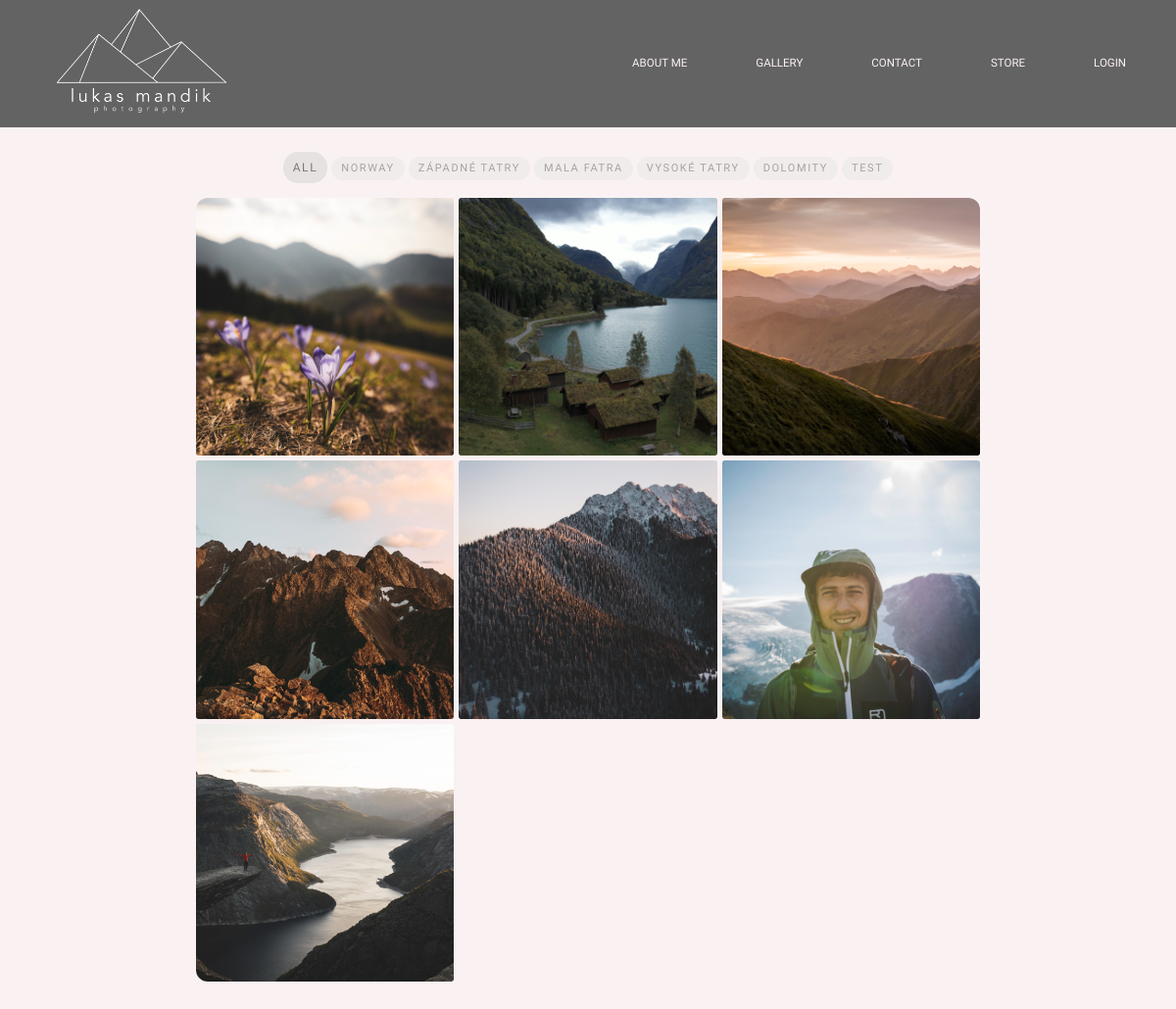
The page /gallery on the database its author committed.
### photos_web/models.py (models this page shows, shortened)
class Category(models.Model):
    name = models.CharField(max_length=200, unique=True, db_index=True)
    slug = models.SlugField(max_length=200, unique=True)
    class Meta:
        verbose_name_plural = 'categories'
    def __str__(self):
        return self.name

class Photo(models.Model):
    name = models.CharField(max_length=200)
    slug = models.SlugField(max_length=200)
    image = models.ImageField(blank=True, null=True,)
    category = models.ForeignKey(Category, on_delete=models.SET_NULL, null=True, blank=True)
    png_image = models.ImageField(blank=True, null=True)
    image_name = models.CharField(max_length=200, blank=True, null=True,)
    file_name = models.CharField(max_length=200, blank=True, null=True,)
    description = models.TextField()
    timestamp = models.DateTimeField(blank=True, null=True)
    device = models.CharField(max_length=200, blank=True, null=True)
    width = models.IntegerField(blank=True, null=True)
    height = models.IntegerField(blank=True, null=True)
    gps_coordinates = models.CharField(max_length=100, blank=True, null=True)
    meta_data = models.TextField(blank=True, null=True)
    image_mode = models.CharField(max_length=10, blank=True, null=True)
    image_size = models.CharField(max_length=100, blank=True, null=True)
    bands = models.CharField(max_length=100, blank=True, null=True)
    mean = models.CharField(max_length=100, blank=True, null=True)
    median = models.CharField(max_length=100, blank=True, null=True)
    std_dev = models.CharField(max_length=100, blank=True, null=True)
    brightness = models.CharField(max_length=100, blank=True, null=True)
    likes = models.IntegerField(null=True)
    user_likes = models.ManyToManyField(User, related_name='liked_photos', blank=True, default=0)
    created_at = models.DateTimeField(auto_now_add=True)
    updated_at = models.DateTimeField(auto_now=True)
    def get_absolute_url(self):
        return reverse('photos_web:view_photo', args=[self.slug])

### photos_web/views.py (the view)
# urls.py: path('gallery', views.gallery, name='gallery'),
def gallery(request):
    category_name = request.GET.get('category', '')
    categories = Category.objects.all()
    if category_name:
        photos = Photo.objects.filter(category__name=category_name).order_by('-id')
    else:
        photos = Photo.objects.all().order_by('-id')
    context = {
        'categories': categories,
        'photos': photos,
        'selected_category': category_name,
    }
    return render(request, 'photos/gallery.html', context)

### photos_web/templates/photos/gallery.html (shortened to what this page needs)
{% extends 'base.html' %}
{% load static %}
{% block content %}
    <div class="container">
        <div class="categories">
            <ul>
                <div class="categories_item">
                    <li {% if not selected_category %} class="selected"{% endif %}><a href="/gallery">All</a></li>
                </div>
                {% for category in categories %}
                <div class="categories_item">
                    <li {% if category.name == selected_category %} class="selected"{% endif %}><a href="/gallery?category={{ category.name }}">{{ category.name }}</a></li>
                </div>
                {% endfor %}
             </ul>
        </div>
        <div class="container_grid">
        {% for photo in photos %}
        <div class="gallery-container">
            <div class="gallery-item {% if photo.width > photo.height %}wide{% elif photo.width < photo.height %}tall{% endif %}">
                <div class="image">
                    <a href="{{ photo.get_absolute_url }}">
                        <img src="{{photo.png_image.url}}" alt="{{ photo.name }}">
                    </a>
                </div>
            </div>
        </div>
        {% empty %}
        <p>empty</p>
        {% endfor %}
    </div>
</div>
{% endblock %}

### static/css/style.css (style rules this page uses)
:root { --primary-color1: #faf2f2; --primary-color2: #545454; --primary-color3: #c9c9c9; }
* { margin: 0; padding: 0; font-family: 'Ubuntu', sans-serif; text-decoration: none; box-sizing: border-box; list-style: none; }
body { background-color: var(--primary-color1); color: var(--primary-color2); }
.container { display: flex; flex-direction: column; margin: 130px 0 0 0; text-align: center; z-index: 10; }
.categories { margin: 25px 0 10px 0; }
.categories_item { display: inline-block; margin-bottom: 5px; }
.categories_item li { opacity: 0.5; display: flex; align-items: center; background-color: #e7e7e7; width: auto; height: 24px; border-radius: 15px; }
.categories_item li a { color: var(--primary-color2); font-size: 11px; letter-spacing: 1.6px; text-transform: uppercase; margin: 0 10px; }
.categories_item li.selected a { color: #000000; font-size: 12px; }
.categories_item li.selected { background-color: #d3d3d3; height: 32px; }
.container_grid { display: grid; grid-template-columns: repeat(auto-fill, minmax(200px, 1fr)); grid-auto-rows: auto; grid-gap: 5px; align-items: stretch; place-items: flex-start; max-width: 800px; width: 95%; margin: 0 auto 100px auto; text-align: center; z-index: 10; border-radius: 12px; overflow: hidden; }
.gallery-item { width: 100%; height: 100%; position: relative; }
.gallery-item .image { width: 100%; height: 100%; aspect-ratio: 3/3; overflow: hidden; border-radius: 2px; box-shadow: 0 0 20px rgba(0, 0, 0, 0.01) }
.gallery-item .image img { width: 100%; height: 100%; object-fit: cover; object-position: 50% 50%; cursor: pointer; border-radius: 2px; transition: .5s ease-in-out; }

### rows shown on the page
Category: name "NORWAY"
Category: name "ZÁPADNÉ TATRY"
Category: name "MALA FATRA"
Category: name "VYSOKÉ TATRY"
Category: name "DOLOMITY"
Category: name "TEST"
Photo: png_image (picture)
Photo: png_image (picture)
Photo: png_image (picture)
Photo: png_image (picture)
Photo: png_image (picture)
Photo: png_image (picture)
Photo: png_image (picture)
